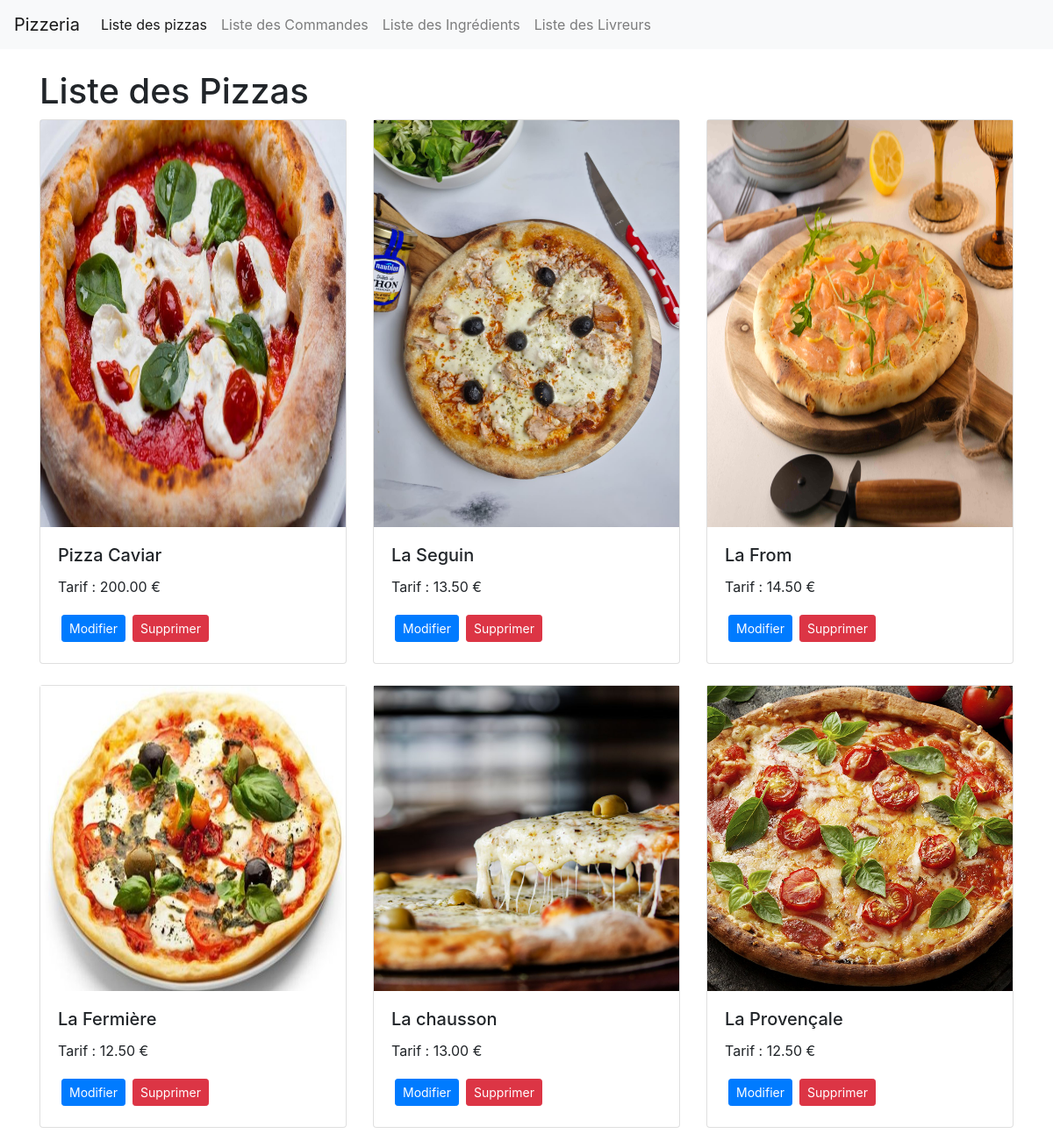
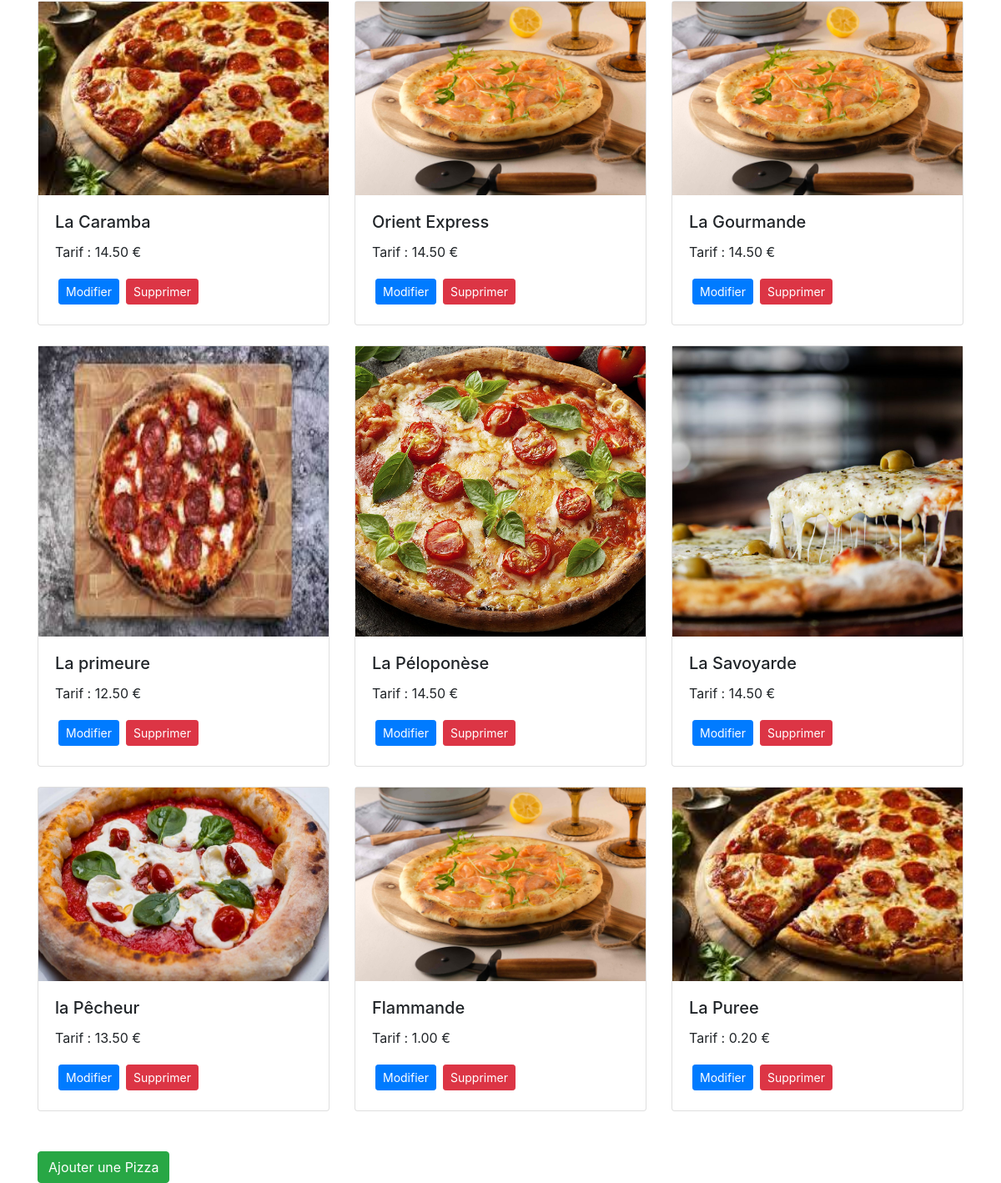
The page / on the database its author committed (2 pictures, top to bottom).
### tables this page shows
CREATE TABLE `pizza` (
  `NROPIZZ` int(11) NOT NULL,
  `DESIGNPIZZ` char(20) DEFAULT NULL,
  `TARIFPIZZ` decimal(5,2) DEFAULT NULL,
  `IMAGEPIZZ` varchar(255) DEFAULT NULL
);

### index.php (the view, shortened to what this page needs)
<!DOCTYPE html>
<html lang="fr">
<head>
    <link href="https://stackpath.bootstrapcdn.com/bootstrap/4.5.2/css/bootstrap.min.css" rel="stylesheet">
    <link rel="stylesheet" href="./css/style.css">
</head>
<body>
    <nav class="navbar navbar-expand-lg navbar-light bg-light">
        <a class="navbar-brand" href="#">Pizzeria</a>
        <div class="collapse navbar-collapse" id="navbarNav">
            <ul class="navbar-nav">
                <li class="nav-item active">
                    <a class="nav-link" href="#">Liste des pizzas<span class="sr-only">(current)</span></a>
                </li>
                <li class="nav-item">
                    <a class="nav-link" href="liste_commandes.php">Liste des Commandes</a>
                </li>
                <li class="nav-item">
                    <a class="nav-link" href="liste_ingredients.php">Liste des Ingrédients</a>
                </li>
                <li class="nav-item">
                    <a class="nav-link" href="liste_livreurs.php">Liste des Livreurs</a>
                </li>
            </ul>
        </div>
    </nav>
    <div class="container">
        <h1 class="mt-4">Liste des Pizzas</h1>
        <div class="row">
            <?php
            include('db.php');
            $result = $conn->query("SELECT * FROM pizza");
            if ($result->num_rows > 0) {
                while ($row = $result->fetch_assoc()) {
                    echo '<div class="col-md-4 mb-4">';
                    echo '<div class="card h-100">';
                    if (isset($row['IMAGEPIZZ'])) {
                        echo '<img src="' . $row['IMAGEPIZZ'] . '" class="img" alt="Image de la Pizza">';
                    }
                    echo '<div class="card-body2">';
                    echo '<h5 class="card-title">' . $row['DESIGNPIZZ'] . '</h5>';
                    echo '<p class="card-text">Tarif : ' . $row['TARIFPIZZ'] . ' €</p>';
                    echo '<a href="edit_pizza.php?id=' . $row['NROPIZZ'] . '" class="btn btn-primary btn-sm m-1 btn-margin">Modifier</a>';
                    echo '<a href="delete_pizza.php?id=' . $row['NROPIZZ'] . '" class="btn btn-danger btn-sm m-1 btn-margin">Supprimer</a>';
                    echo '</div>';
                    echo '</div>';
                    echo '</div>';
                }
            } else {
                echo '<div class="col-md-12">';
                echo "<p>Aucune pizza trouvée.</p>";
                echo '</div>';
            }
            ?>
        </div>
        <a href="add_pizza.php" class="btn btn-success mt-4">Ajouter une Pizza</a>
    </div>
</body>
</html>
</body>
</html>

### css/style.css (style rules this page uses)
img { width: 100%; height: 100%; }
.card-body2 { -ms-flex: 1 1 auto; flex: 1 1 auto; padding: 1.25rem; }

### rows shown on the page
pizza: IMAGEPIZZ (picture), DESIGNPIZZ "Pizza Caviar", TARIFPIZZ "200.00"
pizza: IMAGEPIZZ (picture), DESIGNPIZZ "La Seguin", TARIFPIZZ "13.50"
pizza: IMAGEPIZZ (picture), DESIGNPIZZ "La From", TARIFPIZZ "14.50"
pizza: IMAGEPIZZ (picture), DESIGNPIZZ "La Fermière", TARIFPIZZ "12.50"
pizza: IMAGEPIZZ (picture), DESIGNPIZZ "La chausson", TARIFPIZZ "13.00"
pizza: IMAGEPIZZ (picture), DESIGNPIZZ "La Provençale", TARIFPIZZ "12.50"
pizza: IMAGEPIZZ (picture), DESIGNPIZZ "La Caramba", TARIFPIZZ "14.50"
pizza: IMAGEPIZZ (picture), DESIGNPIZZ "Orient Express", TARIFPIZZ "14.50"
pizza: IMAGEPIZZ (picture), DESIGNPIZZ "La Gourmande", TARIFPIZZ "14.50"
pizza: IMAGEPIZZ (picture), DESIGNPIZZ "La primeure", TARIFPIZZ "12.50"
pizza: IMAGEPIZZ (picture), DESIGNPIZZ "La Péloponèse", TARIFPIZZ "14.50"
pizza: IMAGEPIZZ (picture), DESIGNPIZZ "La Savoyarde", TARIFPIZZ "14.50"
pizza: IMAGEPIZZ (picture), DESIGNPIZZ "la Pêcheur", TARIFPIZZ "13.50"
pizza: IMAGEPIZZ (picture), DESIGNPIZZ "Flammande", TARIFPIZZ "1.00"
pizza: IMAGEPIZZ (picture), DESIGNPIZZ "La Puree", TARIFPIZZ "0.20"
